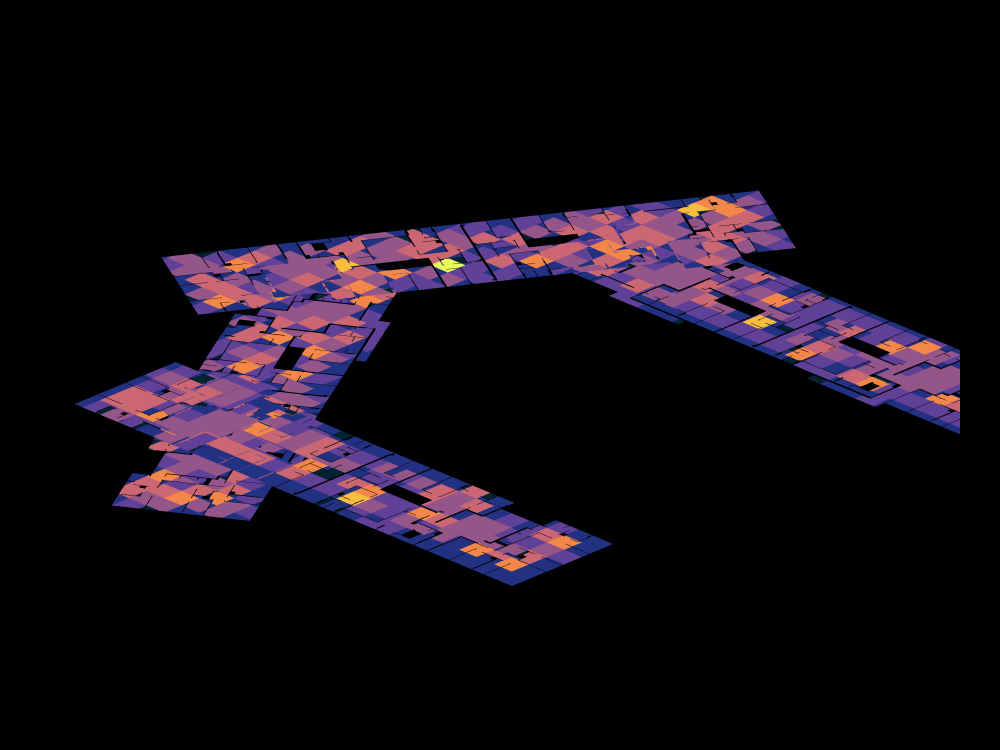

The cell this chart's notebook holds for it:
### Markdown cell above
## 10. Degree Centrality (3D)
Degree centrality highlights cells with the most neighbours — circulation-like, central
locations. Values are computed on the full 3D building graph and painted on the cells.

### Code cell
degree_centralities = Graph.DegreeCentrality(building_graph, normalize=True)
g_verts = Graph.Vertices(building_graph)
mn, mx = min(degree_centralities), max(degree_centralities)
print("Degree centrality for", len(degree_centralities), "cells | min:", round(mn, 4), " max:", round(mx, 4))

# Spread the colour scale manually across the actual value range. The built-in
# colouring rounds these small values into too few bins (~4), which looks flat;
# Color.ByValueInRange over [min, max] gives the full gradient (as in HW02).
for v in g_verts:
    d = Topology.Dictionary(v)
    dc = Dictionary.ValueAtKey(d, "degree_centrality")
    col = Color.AnyToHex(Color.ByValueInRange(dc, minValue=mn, maxValue=mx, colorScale="thermal"))
    d = Dictionary.SetValueAtKey(d, "dc_color", col)
    v = Topology.SetDictionary(v, d)

reset_dictionaries(shell)
faces = Topology.Faces(shell)
transfer_dicts_by_key(faces, g_verts, "face_id")

Topology.Show(faces,
              faceColorKey="dc_color", faceOpacity=1.0,
              showEdges=False, showVertices=False,
              backgroundColor="black", camera=CAM, projection=PROJ,
              width=1000, height=750, renderer=renderer)
